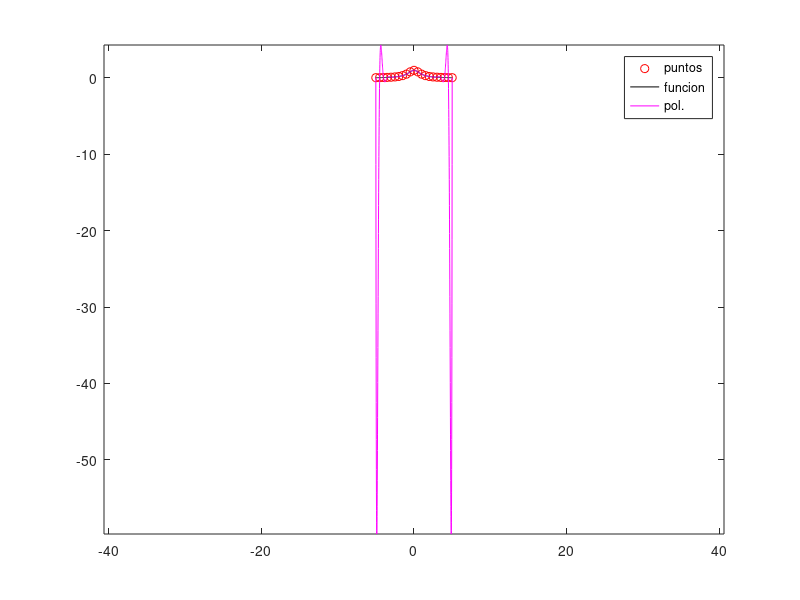
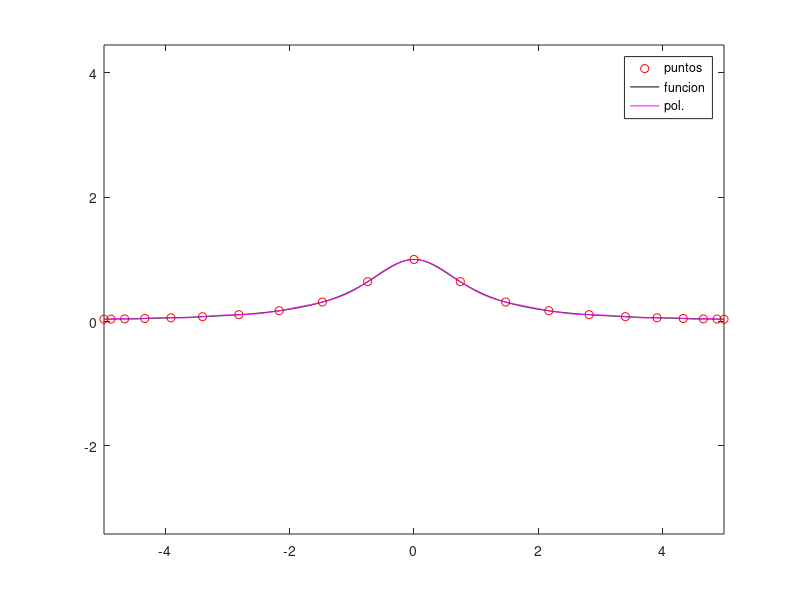

MATLAB code for these plots, in order:
clear
clc

f = @(x) 1/(x^2+1);

%item a
n = 1000;

xi = zeros(1,21);
yi = zeros(1,21);
yy = zeros(1,n);

for i = 1:21
    xi(i) = -5 + 0.5*(i-1);
    yi(i) = f(xi(i));
end

xx = linspace(xi(1),xi(end),n);
p = polyfit(xi,yi,20);
py = polyval(p,xx);
for i = 1:n
    yy(i) = f(xx(i));
end
figure(1)
plot(xi,yi,'or',xx,yy,'k',xx,py,'m')
axis equal
legend("puntos","funcion","pol.")

%item b
zi = zeros(1,21);

for i = 1:21
    zi(i) = 5*cos(((2*i-1)*pi)/42);
    yi(i) = f(zi(i));
end

xx = linspace(zi(1),zi(end),n);
p = polyfit(zi,yi,20);
py = polyval(p,xx);

figure(2)
plot(zi,yi,'or',xx,yy,'k',xx,py,'m')
axis equal
legend("puntos","funcion","pol.")

%item c
fprintf("Se puede apreciar el fenomeno de:\n")
fprintf("\n             RUNGE\n")
fprintf("Esto es porque se tiene un valor 'grande' de puntos,\n")
fprintf("en este caso tenemos 21 puntos, provocando asi una\n")
fprintf("distorsion en los  extremos del polinomio interpolante\n")
fprintf("con respecto a los puntos extremos en los puntos\n")
fprintf("de interpolacion\n")